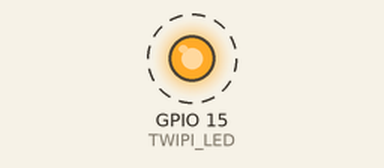
The program below on a simulated ESP32. Shown: output pins drawn as LEDs (lit = HIGH). Dashed ring = blinking. What the program prints to the serial monitor is not drawn.

Above: at 0.5 s.
Timing chart, 0 to 4.6 s (numbered marks = the images above):
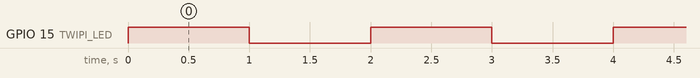

Measured:
- by itself, GPIO 15 (TWIPI_LED): alternates HIGH for 1.0 s and LOW for 1.0 s

The program:

main.cpp
```cpp
#include <Arduino.h>
//int TWIPI_LED = 36;
static const uint8_t TWIPI_LED = 15;

void setup()
{
  // Initialize 9th pin on long side counting from USB end pin as an output
  pinMode(TWIPI_LED, OUTPUT);
  Serial.begin(115200); // Open a serial connection at 115200bps
  Serial.println("*****");

}

void loop()
{
  digitalWrite(TWIPI_LED, 1);   // turn the LED on (HIGH is the voltage level)
  Serial.println("on");
  delay(1000);                  // wait for a second
  digitalWrite(TWIPI_LED, 0);    // turn the LED off by making the voltage LOW
  Serial.println("off");
  delay(1000);                  // wait for a second
}
```
